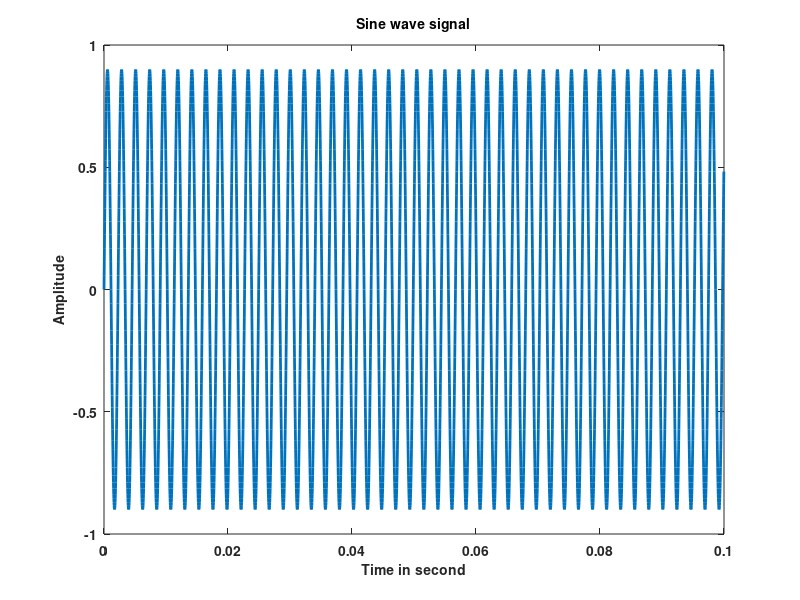
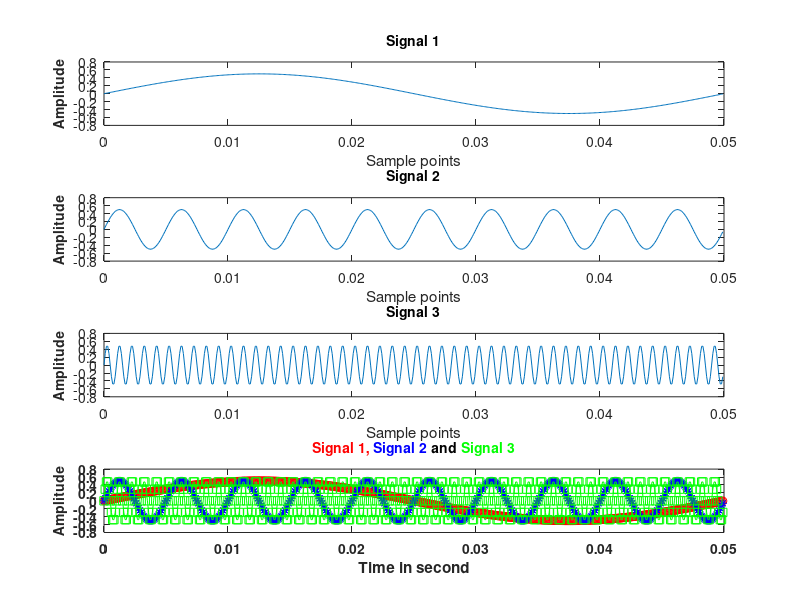

Reproduce these figures in MATLAB, in order.
% Week 4; Tut 1 Exercises 3) and 4)

% Note: please select the cell you want to run and use ctrl+enter to run it

%% ---------------------------------------------------------------
% 3)  Modify the demo code in gensin.m to plot sine wave with X,Y labels
%     and give the figure a meaningful title.

clear;clc;                  % clear workspace and comand window

% Generate signal
Amp=0.9;                    % Initial the amplitude of signal
f=441;                      % Initial the frequency of signal
fs = 44100;                 % Initial the sampling frequency
ts= 1/fs;                   % Calculate the sampling rate
t = 0:1/fs:(0.1-ts);        % Initial array t (x label)
sig = Amp*sin(2*pi*f*t);    % Calculate the signal (amplitude of each sample point)
% Plot
figure (1);                 % Create a figure called figure 1
plot(t,sig,'LineWidth',2);  % Plot the signal
set(gca,'fontsize',10,'fontweight','b');        % Set font of numbers
xlabel('Time in second','fontsize',10,'fontweight','b');    % X label
ylabel('Amplitude','fontsize',10,'fontweight','b');         % Y label
title('Sine wave signal','fontsize',10,'fontweight','b');   % Title
% Generate audio file
% wavwrite(sig,fs,'sine1.wav');     % MATLAB 2015b has deleted this cmd.
% audiowrite('sine1.wav',sig,fs);     % MATLAB 2015b


%% ---------------------------------------------------------------
% 4)  Create the following periodic signals with sampling frequency 10 KHz
%     and plot 500 points of each of them. Signal 1 with 20Hz; signal 2
%     with 200Hz and Signal 3 with 1000Hz. Signals shall last 1 second and
%     with amplitude 0.5. Using subplot() command to create nice plots in
%     one diagram.

clear;clc;          % clear workspace and comand window

% Initial global variables:
Fs = 10e3;          % Initial the sampling frequency
Amp = 0.5;          % Initial the amplitude of signal
dur = 1;            % Initial the duration of signal
ts = 1/Fs;        % Calculate the sampling rate
t = 0:ts:(dur-ts);  % Initial the array t (x label)

points =[1: 500];       % Initial how many points we want to plot.

f1 = 20;            % Signal 1's frequency
f2 = 200;           % Signal 2's frequency
f3 = 1000;          % Signal 3's frequency

% Generate signals
sig1 = Amp*sin(2*pi*f1*t);
sig2 = Amp*sin(2*pi*f2*t);
sig3 = Amp*sin(2*pi*f3*t);

figure(2);          % Figure 2 for subplot

subplot(4,1,1);
plot(t(points),sig1(points));
xlabel('Sample points');
ylabel('Amplitude','fontsize',10,'fontweight','b');
title('Signal 1','fontsize',10,'fontweight','b');

subplot(4,1,2);
plot(t(points),sig2(points));
xlabel('Sample points');
ylabel('Amplitude','fontsize',10,'fontweight','b');
title('Signal 2','fontsize',10,'fontweight','b');

subplot(4,1,3);
plot(t(points),sig3(points));
xlabel('Sample points');
ylabel('Amplitude','fontsize',10,'fontweight','b');
title('Signal 3','fontsize',10,'fontweight','b');

subplot(4,1,4);
plot(t(points),sig1(points),':ro',t(points),sig2(points),'--b*',t(points),sig3(points),'-gs');
set(gca,'fontsize',10,'fontweight','b');
xlabel('Time in second')
ylabel('Amplitude','fontsize',10,'fontweight','b');
title('{\color{red}Signal 1, \color{blue}Signal 2 \color{black}and \color{green}Signal 3}','fontsize',10,'fontweight','b');




